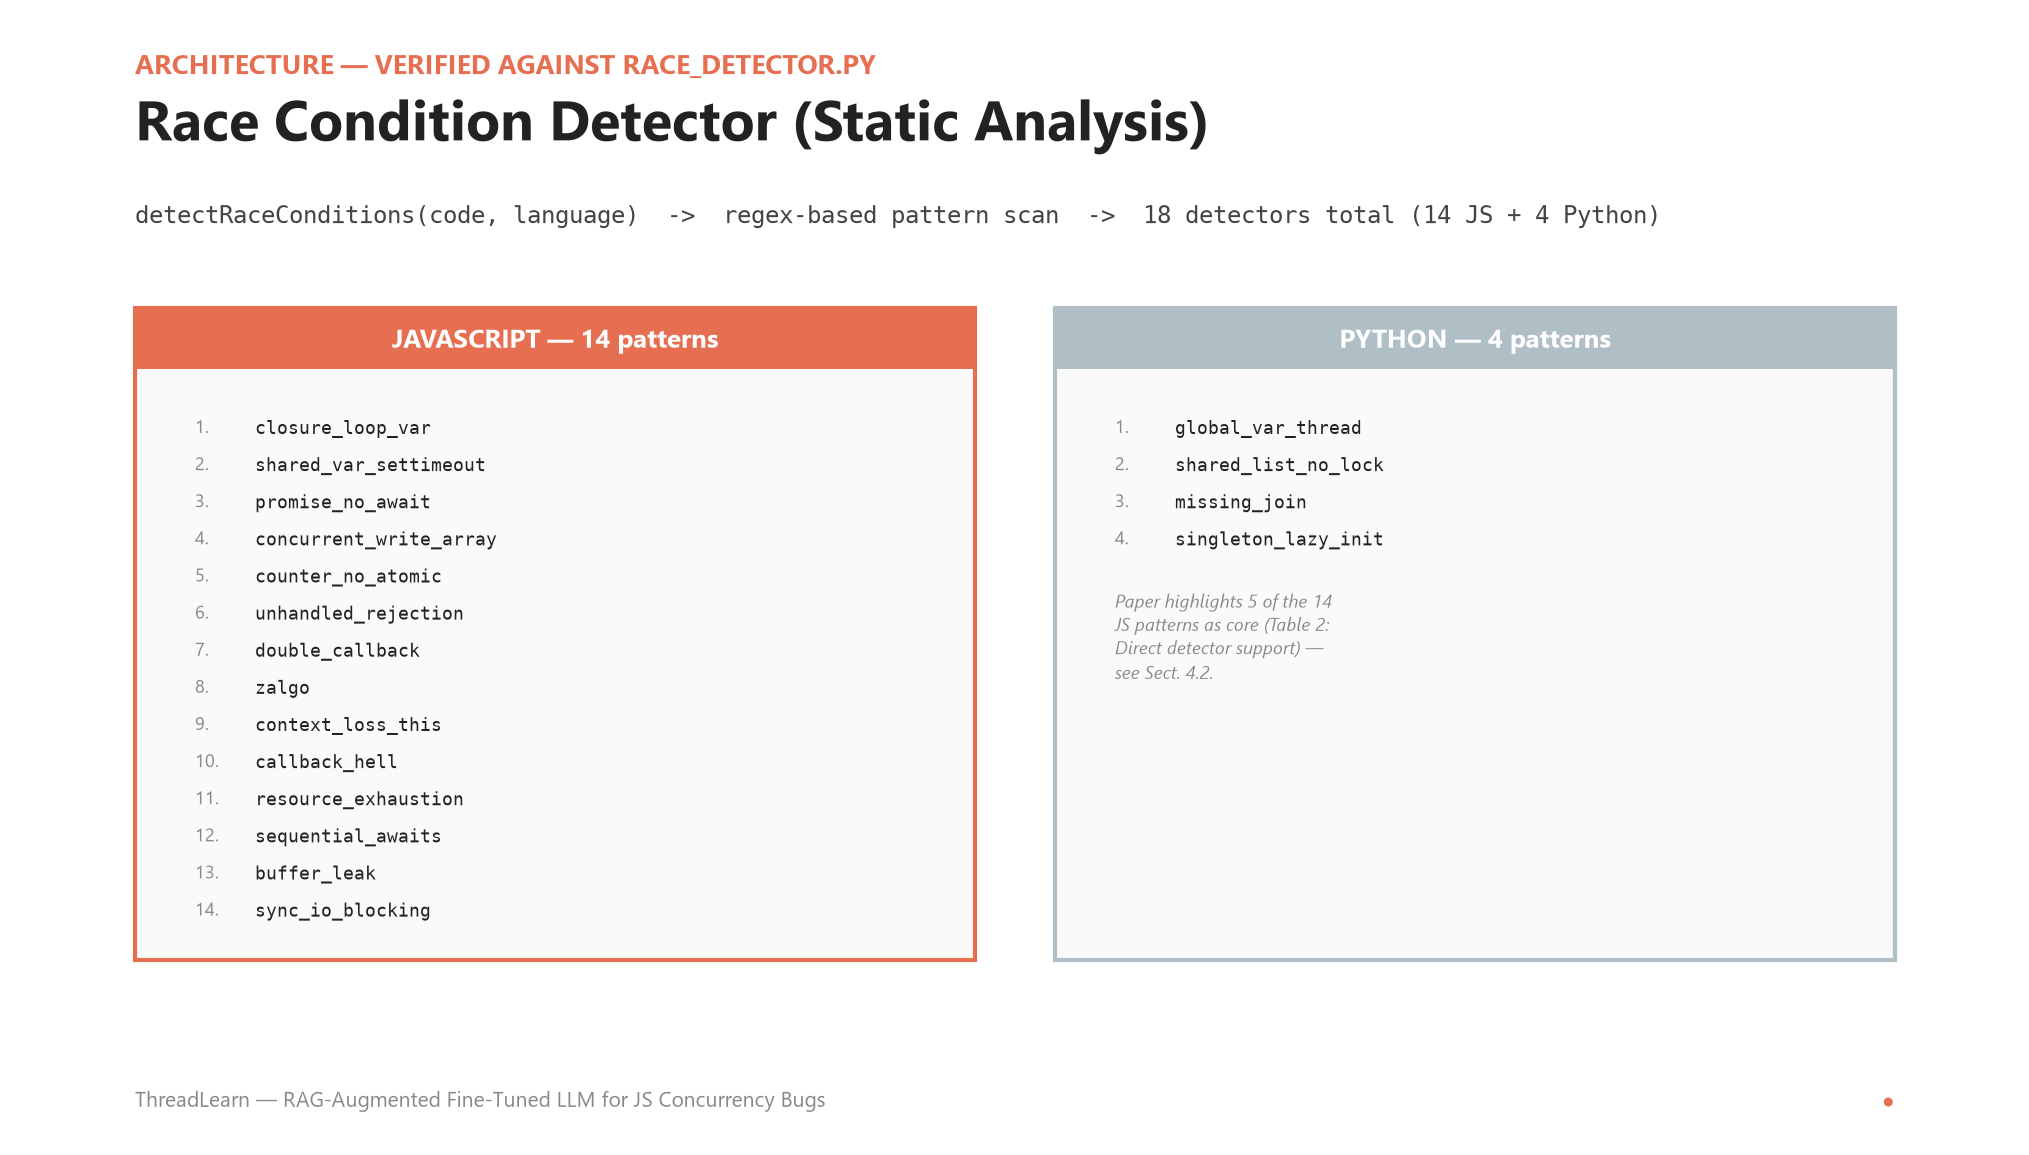

This chart was generated by the following Python code:
#!/usr/bin/env python3
"""Slide 21: Race Condition Detector — accurate detail (replaces old Canva slide with wrong '10 patterns'/'Babel' claims)."""
import matplotlib.pyplot as plt
import os, sys
sys.path.insert(0, os.path.dirname(os.path.abspath(__file__)))
from _slide_style import OURS, GPT, FT, BASELINE, INK, MUTED, CARD_BG, SLIDE_W, SLIDE_H, apply_rc, title_block, footer

OUTPUT_DIR = os.path.dirname(os.path.abspath(__file__))
apply_rc()

fig = plt.figure(figsize=(SLIDE_W, SLIDE_H))
ax = fig.add_axes([0, 0, 1, 1])
ax.axis("off")

title_block(fig, "Architecture — Verified Against race_detector.py", "Race Condition Detector (Static Analysis)")

fig.text(0.06, 0.815, "detectRaceConditions(code, language)  ->  regex-based pattern scan  ->  18 detectors total (14 JS + 4 Python)",
          fontsize=11.5, color="#444", ha="left", family="monospace")

# JS column
xj, y0j = 0.06, 0.16
col_w = 0.42
ax.add_patch(plt.Rectangle((xj, y0j), col_w, 0.58, facecolor=CARD_BG, edgecolor=OURS, linewidth=2, transform=ax.transAxes, zorder=2))
ax.add_patch(plt.Rectangle((xj, y0j + 0.58 - 0.055), col_w, 0.055, facecolor=OURS, transform=ax.transAxes, zorder=3))
fig.text(xj + col_w/2, y0j + 0.58 - 0.03, "JAVASCRIPT — 14 patterns", fontsize=12.5, fontweight="bold", color="white", ha="center", va="center")

js_patterns = [
    "closure_loop_var", "shared_var_settimeout", "promise_no_await",
    "concurrent_write_array", "counter_no_atomic", "unhandled_rejection",
    "double_callback", "zalgo", "context_loss_this", "callback_hell",
    "resource_exhaustion", "sequential_awaits", "buffer_leak", "sync_io_blocking",
]
for i, p in enumerate(js_patterns):
    y = y0j + 0.58 - 0.10 - i * 0.033
    fig.text(xj + 0.03, y, f"{i+1}.", fontsize=8.5, color=MUTED, ha="left", va="top")
    fig.text(xj + 0.06, y, p, fontsize=8.5, color=INK, ha="left", va="top", family="monospace")

# Python column
xp = 0.52
ax.add_patch(plt.Rectangle((xp, y0j), col_w, 0.58, facecolor=CARD_BG, edgecolor=BASELINE, linewidth=2, transform=ax.transAxes, zorder=2))
ax.add_patch(plt.Rectangle((xp, y0j + 0.58 - 0.055), col_w, 0.055, facecolor=BASELINE, transform=ax.transAxes, zorder=3))
fig.text(xp + col_w/2, y0j + 0.58 - 0.03, "PYTHON — 4 patterns", fontsize=12.5, fontweight="bold", color="white", ha="center", va="center")

py_patterns = ["global_var_thread", "shared_list_no_lock", "missing_join", "singleton_lazy_init"]
for i, p in enumerate(py_patterns):
    y = y0j + 0.58 - 0.10 - i * 0.033
    fig.text(xp + 0.03, y, f"{i+1}.", fontsize=8.5, color=MUTED, ha="left", va="top")
    fig.text(xp + 0.06, y, p, fontsize=8.5, color=INK, ha="left", va="top", family="monospace")

fig.text(xp + 0.03, y0j + 0.58 - 0.10 - 4 * 0.033 - 0.02,
          "Paper highlights 5 of the 14\nJS patterns as core (Table 2:\nDirect detector support) —\nsee Sect. 4.2.",
          fontsize=8.5, color=MUTED, ha="left", va="top", style="italic", linespacing=1.4)

footer(fig)
fig.savefig(os.path.join(OUTPUT_DIR, "slide_21_race_detector_detail.png"))
print("Saved: slide_21_race_detector_detail.png")
